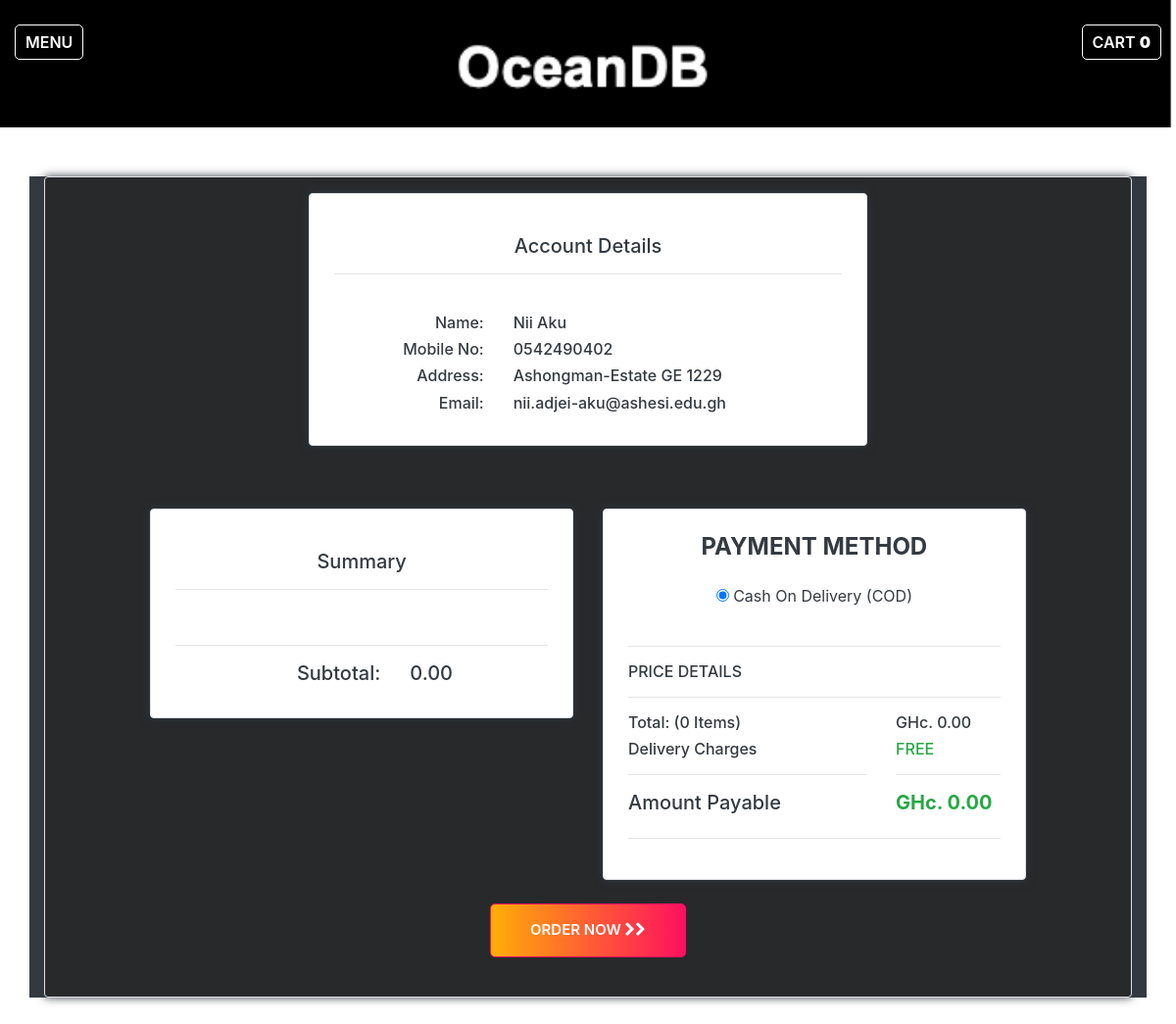
/menu/checkout.php (signed in), run on the app's committed database.
### tables this page shows
CREATE TABLE `user` (
  `id` int(11) NOT NULL,
  `name` varchar(200) NOT NULL,
  `mobile` varchar(200) NOT NULL,
  `address` varchar(200) NOT NULL,
  `email` varchar(200) NOT NULL,
  `password` varchar(200) NOT NULL,
  `cpassword` varchar(200) NOT NULL
);

### menu/checkout.php (the view, shortened to what this page needs)
<?php
	include('../dbcon.php');
	$uid = $_SESSION['uid'];
	$query1 = "SELECT * FROM `user` WHERE `id` = '$uid'";
	$run1 = mysqli_query($conn, $query1);
	$data1 = mysqli_fetch_assoc($run1);
?>
<!DOCTYPE html>
<html lang="en">
<head>
  <link rel="stylesheet" href="https://cdnjs.cloudflare.com/ajax/libs/font-awesome/4.7.0/css/font-awesome.min.css" />
	<link rel="stylesheet" type="text/css" href="../css/checkout_styles.css">
	<link rel="stylesheet" type="text/css" href="../bootstrap/css/bootstrap.min.css">
</head>
<body>
	<div class="main-menu sticky-top">
		<div class="logo">
		</div>
		<div class="inner-menu sticky-top">
			<a href="index.php" style="float: left;">MENU</a>
			<a href="cart.php" style="float: right;">CART
			<?php
			if (isset($_SESSION['cart']))
			{
				$count = count($_SESSION['cart']);
				echo "<span><b>$count</b></span>";
			}
			else
			{
				echo "<span><b>0</b></span>";
			}
			?>
			</a>
		</div>
	</div>
	<div class="container main-div bg-dark text-dark">
		<div class="parent-div border rounded">
			<div class="container">
				<div class="info-div">
					<div class="container mt-3 mb-4 main-width">
						<div class="border rounded cart-summary bg-white">
							<h5 class="text-center pt-3 ">Account Details</h5>
							<hr class="pb-4">
							<div class="row">
								<div class="col-lg-4 col-md-4 col-3 child-left">
									<h6>Name:</h6>
								</div>
								<div class="col-lg-8 col-md-8 col-9">
									<h6><?php echo $data1['name'] ?></h6>
								</div>
							</div>
							<div class="row">
								<div class="col-lg-4 col-md-4 col-3 child-left">
									<h6>Mobile No:</h6>
								</div>
								<div class="col-lg-8 col-md-8 col-9">
									<h6><?php echo $data1['mobile'] ?></h6>
								</div>
							</div>
							<div class="row">
								<div class="col-lg-4 col-md-4 col-3 child-left">
									<h6>Address:</h6>
								</div>
								<div class="col-lg-8 col-md-8 col-9">
									<h6><?php echo $data1['address'] ?></h6>
								</div>
							</div>
							<div class="row">
								<div class="col-lg-4 col-md-4 col-3 child-left">
									<h6>Email:</h6>
								</div>
								<div class="col-lg-8 col-md-8 col-9">
									<h6><?php echo $data1['email'] ?></h6>
								</div>
							</div>
						</div>
					</div>
					<div class="row">
							<div class="col-lg-5 col-md-5 col-12 offset-lg-1 offset-md-1 mb-4 ">
								<div class="border rounded cart-summary bg-white">
									<h5 class="text-center pt-3 ">Summary</h5>
									<hr class="pb-4">
										<?php
											$total = 0;
														?>
									<hr>
									<div>
										<div class="row">
											<div class="col-lg-7 col-md-7 col-7 text-right">
												<h5>Subtotal:</h5>
											</div>
											<div class="col-lg-5 col-md-5 col-5 text-left">
												<h5><?php echo $total.".00"; ?></h5>
											</div>
										</div>
									</div>
								</div>
							</div>
							<div class="col-lg-5 col-md-5 col-12 mb-4">
								<div class=" border rounded bg-white cart-summary pt-4">
									<div class="text-center">
										<div class="">
											<h4><b>PAYMENT METHOD</b></h4>
										</div>
										<div class="radio" style="padding: 15px">
					  						<label><input type="radio" name="optradio" checked> Cash On Delivery (COD)</label>
										</div>
									</div>
									<hr>
									<h6>PRICE DETAILS</h6>
									<hr>
									<div class="row">
										<div class="col-lg-8 col-md-8 col-8">
											<?php
												if (isset($_SESSION['cart'])) {
													$count = count($_SESSION['cart']);
													echo "<h6> Total: ($count Items)</h6>";
												}
												else
												{
													echo "<h6> Price: (0 Items)</h6>";
												}
											?>
											<h6>Delivery Charges </h6>
											<hr>
											<h5>Amount Payable </h5>
										</div>
										<div class="col-lg-4 col-md-4 col-4">
											<h6><?php echo "GHc. ".$total.".00" ?></h6>
											<h6 class="text-success">FREE</h6>
											<hr>
											<h5 class="text-success font-weight-bold"><?php echo "GHc. ".$total.".00"; ?></h5>
										</div>
									</div>
									<hr>
								</div>
							</div>
					</div>
				</div>
			</div>
			<div class="text-center" style="padding-bottom: 40px;">
				<a href="order.php"><button class="checkout"> ORDER NOW <i class="fa fa-chevron-right" aria-hidden="true"></i><i class="fa fa-chevron-right" aria-hidden="true"></i></button></a>
			</div>
		</div>
	</div>
</body>
</html>

### css/checkout_styles.css (style rules this page uses)
body { margin: 0px; padding: 0px; box-sizing: border-box; background-image: url(''); }
.main-menu { width: 100%; position: relative; }
.inner-menu { padding: 25px 15px; background: #000000b0; color: #fff; height: 130px; background-image: url('/Oceandb/dataimg/oceanDB.jpeg'); background-repeat: no-repeat; background-size: cover; z-index: -9999; }
.logo { position: absolute; left: 50%; top: 25%; content: ""; -webkit-transform: translate(-50%); }
.inner-menu a { color: #fff; padding: 5px 10px; border-radius: 5px; border: 1px solid #fff; font-weight: 600; text-decoration: none; }
.main-div { margin-top: 50px; }
.cart-summary { background: #bbb3b314; box-shadow: 0 0 10px; padding: 25px; }
.parent-div { box-shadow: 0 0 10px; background: #232323b3; border-radius: 15px; border: 1px solid #2f2f2f!important; margin-bottom: 50px; }
.child-left { text-align: right; }
.checkout { color: #fff; background: linear-gradient(to left, #ff105f, #ffad06); padding: 15px 40px; font-size: 15px; border-radius: 5px; border: 1px solid #ff105f; font-weight: 600; text-decoration: none; }
@media screen and (min-width: 800px) { .main-width { width: 600px!important; padding-bottom: 40px; } }

### data on the page
user: name "Nii Aku", mobile "0542490402", address "Ashongman-Estate GE 1229", email "nii.adjei-aku@ashesi.edu.gh"

### other printed values
$total "0"
$count "0"
